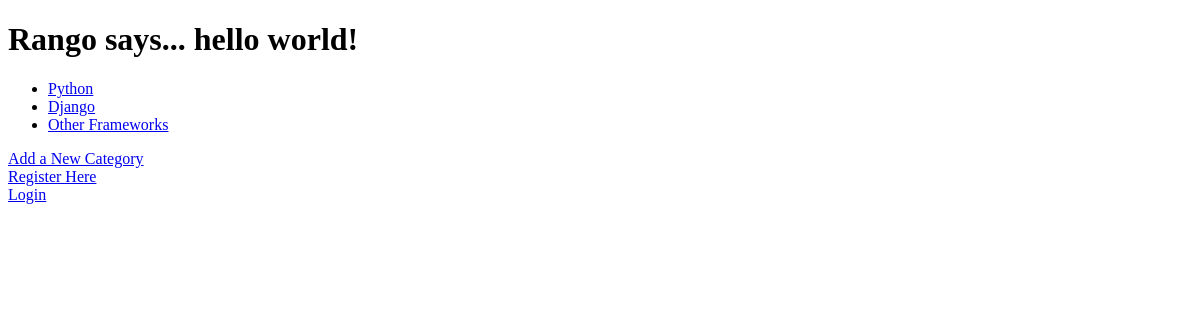
The app's page /rango/, older data.
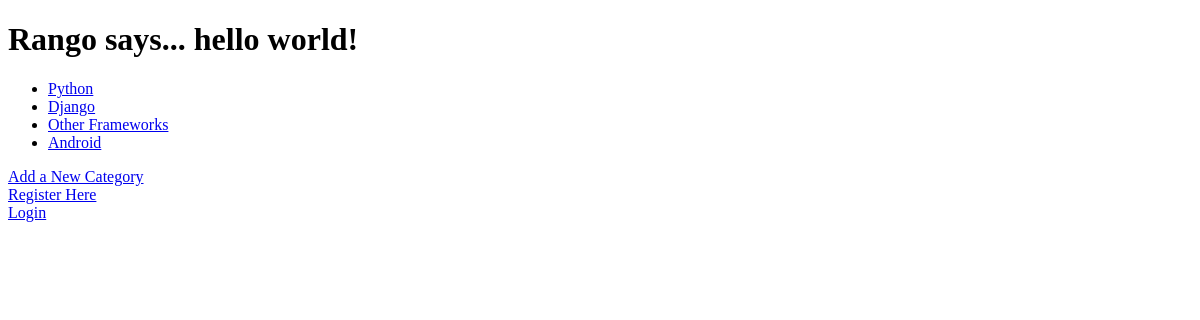
The same page, newer data.
### rango/models.py (models this page shows, shortened)
class Category(models.Model):
    name = models.CharField(max_length=128, unique=True)
    views = models.IntegerField(default=0)
    likes = models.IntegerField(default=0)
    slug = models.SlugField(unique=True)

### rango/views.py (the view)
def index(request):
    category_list = Category.objects.order_by('-likes')[:5]
    context_dict = {'categories': category_list}
    return render(request, 'rango/index.html', context_dict)

### templates/rango/index.html (shortened to what this page needs)
<!DOCTYPE html>
<html>
    <head>
    </head>
    <body>
		{% if user.is_authenticated %}
		<h1>Rango says... hello {{ user.username }}!</h1>
		{% else %}
		<h1>Rango says... hello world!</h1>
		{% endif %}
        {% if categories %}
            <ul>
                {% for category in categories %}
                <li><a href="/rango/category/{{ category.slug }}">{{ category.name }}</a></li>
                {% endfor %}
            </ul>
       {% else %}
            <strong>There are no categories present.</strong>
       {% endif %}
       <a href="/rango/add_category/">Add a New Category</a><br />
       <a href="/rango/register/">Register Here</a><br/>
       <a href="/rango/login/">Login</a>
    </body>
</html>

Row changes from the older to the newer data that the page shows:
added Category: name "Android"
